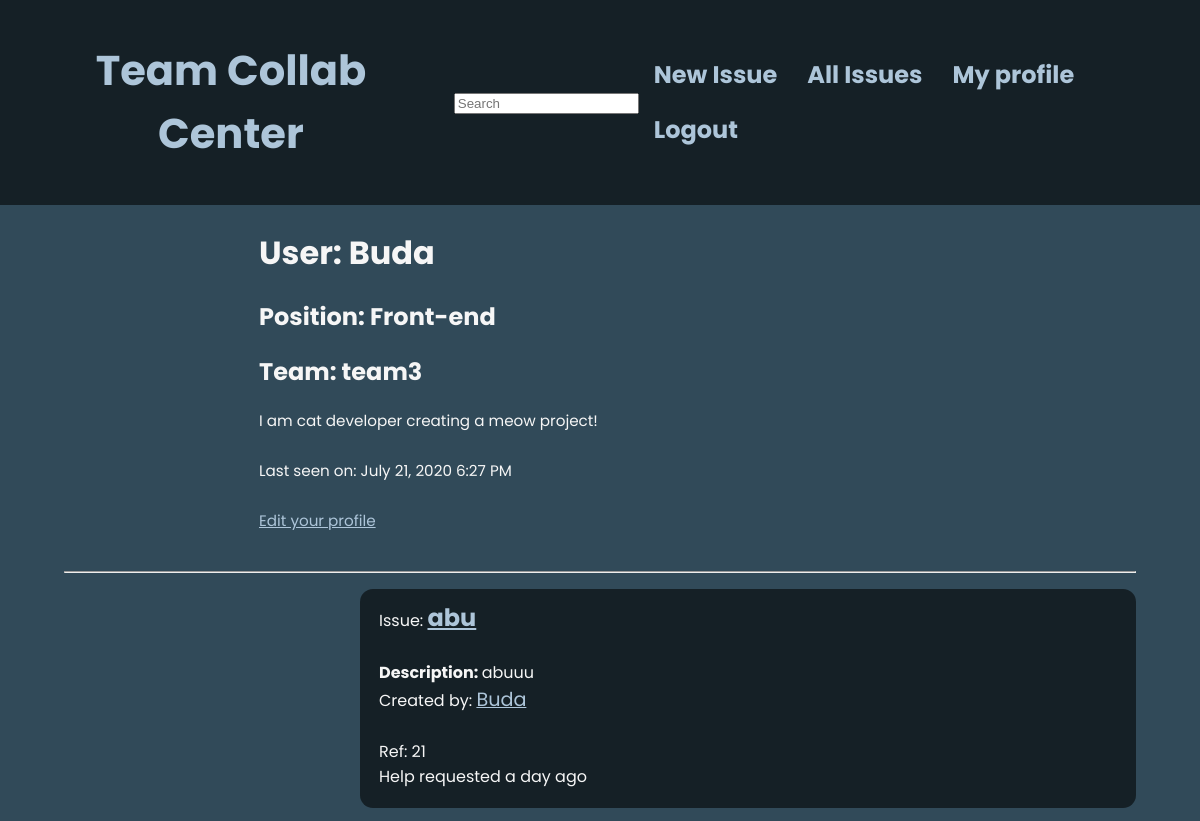
The page /user/Buda (signed in, upper part) on the database as committed earlier.
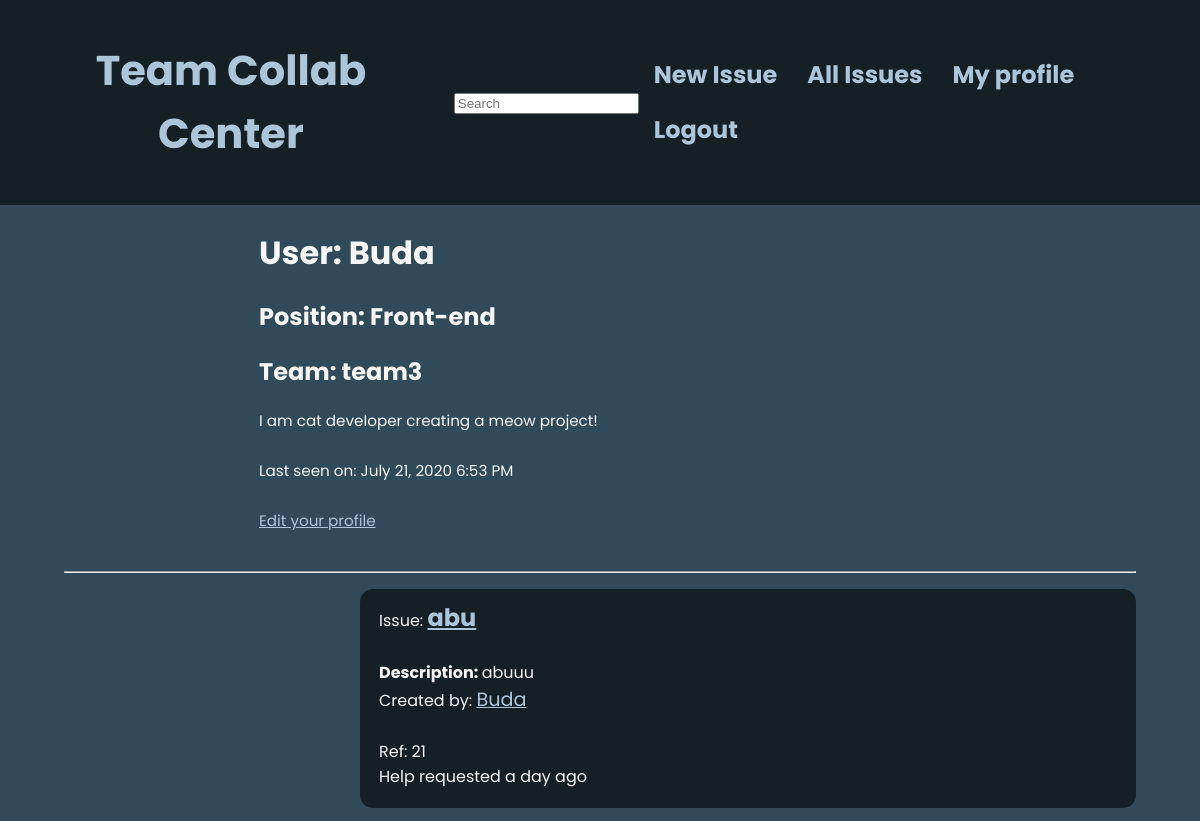
The same page on the database as committed later.
### app/models.py (models this page shows, shortened)
class User(UserMixin, db.Model):
    __tablename__='users'
    id = db.Column(db.Integer, primary_key=True)
    username = db.Column(db.String(64), index=True, unique=True)
    email = db.Column(db.String(120), index=True, unique=True)
    password_hash = db.Column(db.String(128))
    posts = db.relationship('Post', backref='author', lazy='dynamic')
    position_id = db.Column(db.Integer, db.ForeignKey('position.id'))
    about_me = db.Column(db.String(240))
    last_seen = db.Column(db.DateTime, default=datetime.utcnow)
    team_id = db.Column(db.Integer, db.ForeignKey('teams.id'))
    comments = db.relationship('Comment', backref='comment_author', lazy='dynamic')

### app/routes.py (the view)
@app.route('/user/<username>')
@login_required
def user(username):
    user = User.query.filter_by(username=username).first_or_404()
    page = request.args.get('page', 1, type=int)
    posts = Post.query.filter_by(user_id=user.id).order_by(
        Post.timestamp.desc()).paginate(
        page, app.config['POSTS_PER_PAGE'], False)
    next_url = url_for('user', username=user.username, page=posts.next_num) \
        if posts.has_next else None
    prev_url = url_for('user', username=user.username, page=posts.prev_num) \
        if posts.has_prev else None
    return render_template('user.html', user=user, posts=posts.items,
                           next_url=next_url, prev_url=prev_url)

### app/forms.py
class SearchForm(FlaskForm):
    q = StringField(('Search'), validators=[DataRequired()])
    def __init__(self, *args, **kwargs):
        if 'formdata' not in kwargs:
            kwargs['formdata'] = request.args
        if 'csrf_enabled' not in kwargs:
            kwargs['csrf_enabled'] = False
        super(SearchForm, self).__init__(*args, **kwargs)

### app/models.py (called while the page is built)
@login.user_loader
def load_user(id):
    return User.query.get(int(id))

    @classmethod
    def before_commit(cls, session):
        session._changes = {
            'add': list(session.new),
            'update': list(session.dirty),
            'delete': list(session.deleted)
        }

    @classmethod
    def after_commit(cls, session):
        for obj in session._changes['add']:
            if isinstance(obj, SearchableMixin):
                add_to_index(obj.__tablename__, obj)
        for obj in session._changes['update']:
            if isinstance(obj, SearchableMixin):
                add_to_index(obj.__tablename__, obj)
        for obj in session._changes['delete']:
            if isinstance(obj, SearchableMixin):
                remove_from_index(obj.__tablename__, obj)
        session._changes = None

### app/templates/user.html (shortened to what this page needs)
{% extends "base.html" %}
{% block content %}
    <table class="user-table">
        <tr valign="top">
            <td>
                <h1>User: {{ user.username }}</h1>
                <h2>Position: {{ user.position_members.name }}</h2>
                <h2>Team: {{ user.team_members.name }}</h2>
                {% if user.about_me %}<p>{{ user.about_me }}</p>{% endif %}
                {% if user.last_seen %}
                    <p>Last seen on: {{ moment(user.last_seen).format('LLL') }}</p>
                {% endif %}
                {% if user == current_user %}
                <p><a href="{{ url_for('edit_profile') }}">Edit your profile</a></p>
                {% endif %}
            </td>
        </tr>
    </table>
    <div class="main-body">
    <hr class="hr-usertable">
    {% for post in posts %}
        {% include '_post.html' %}
    {% endfor %}
{% endblock %}

Rows that differ between the two databases and show on the page:
changed User "Buda": last_seen "July 21, 2020 6:27 PM" → "July 21, 2020 6:53 PM"
